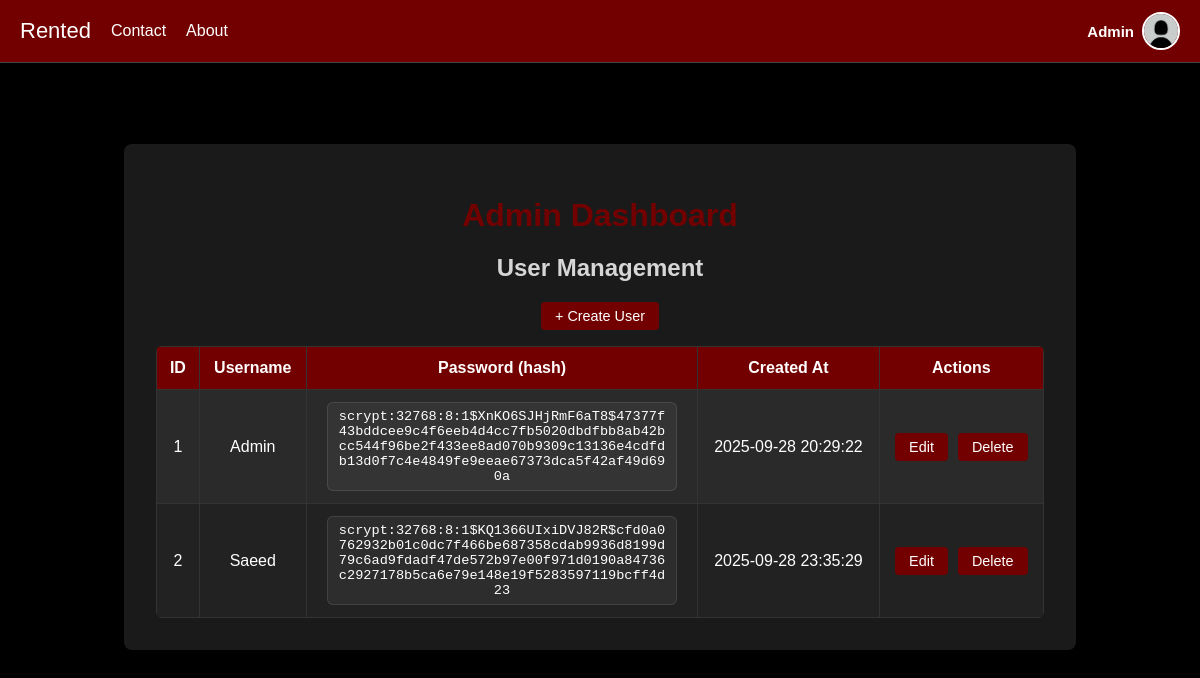
The app's page /admin (signed in), older data.
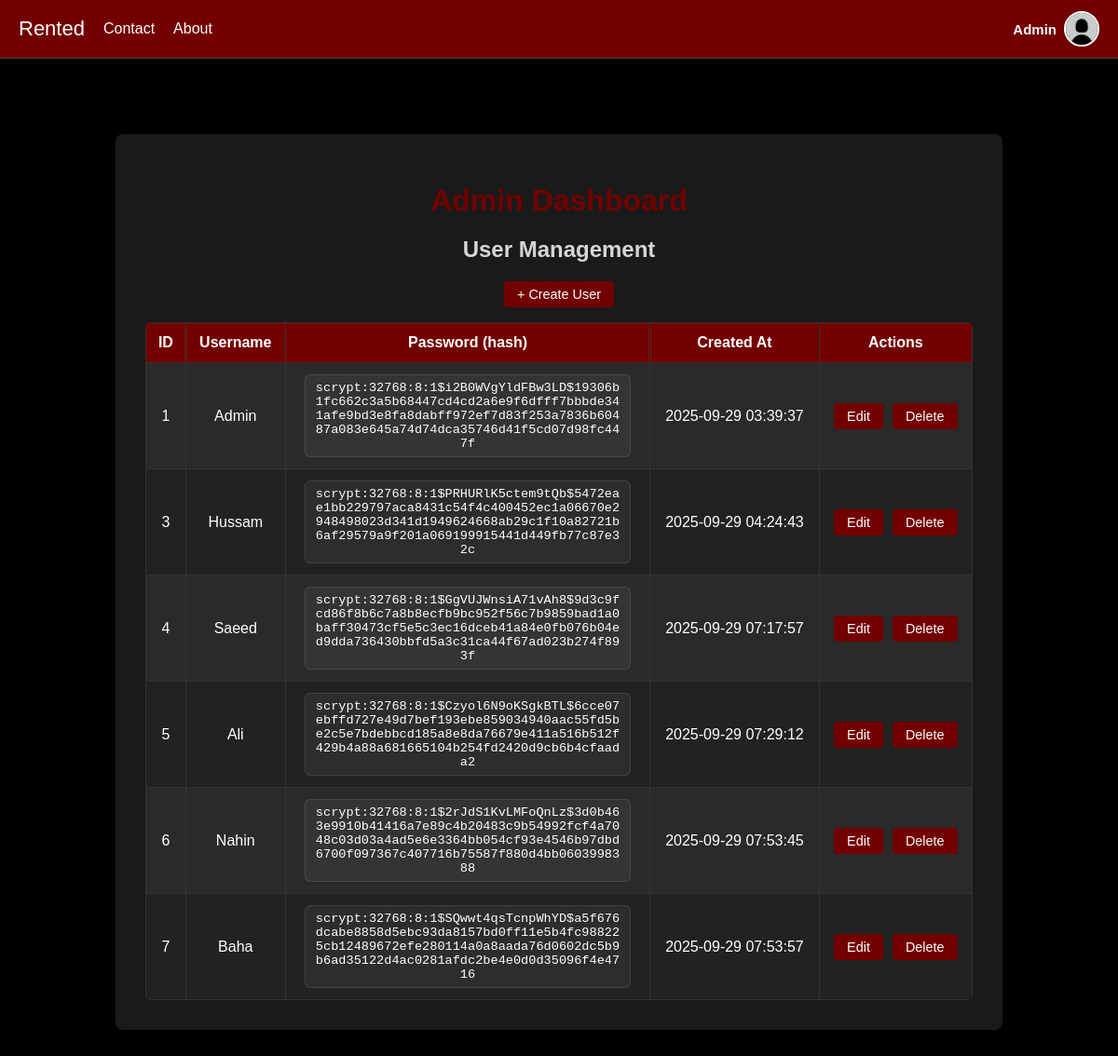
The same page, newer data.
### app.py (models this page shows)
class User(db.Model):
    id = db.Column(db.Integer, primary_key=True)
    username = db.Column(db.String(150), unique=True, nullable=False)
    email = db.Column(db.String(150), unique=True, nullable=True)
    password = db.Column(db.String(150), nullable=False)
    profile_pic = db.Column(db.String(300), default="profile_pics/default.png")
    is_admin = db.Column(db.Boolean, default=False)
    created_at = db.Column(db.DateTime, default=datetime.utcnow)
    listings = db.relationship("Listing", backref="user", cascade="all, delete-orphan")

### app.py (the view)
@app.route("/admin")
def admin_dashboard():
    if "user_id" not in session:
        return redirect(url_for("login"))
    user = User.query.get(session["user_id"])
    if not user.is_admin:
        return "Access denied", 403
    users = User.query.all()
    return render_template("admin_dashboard.html", users=users, title="Admin Dashboard")

### app.py (called while the page is built)
@app.context_processor
def inject_user():
    if "user_id" in session:
        user = User.query.get(session["user_id"])
        return dict(user=user)
    return dict(user=None)

### templates/admin_dashboard.html (shortened to what this page needs)
{% extends "base.html" %}
{% block content %}
<div class="container admin">
    <h1>Admin Dashboard</h1>
    <h2>User Management</h2>
    <div class="actions">
        <a href="{{ url_for('create_user') }}" class="btn">+ Create User</a>
    </div>
    <table>
        <tr>
            <th>ID</th>
            <th>Username</th>
            <th>Password (hash)</th>
            <th>Created At</th>
            <th>Actions</th>
        </tr>
        {% for user in users %}
        <tr>
            <td>{{ user.id }}</td>
            <td>{{ user.username }}</td>
            <td><div class="hash">{{ user.password }}</div></td>
            <td>{{ user.created_at.strftime("%Y-%m-%d %H:%M:%S") if user.created_at else '-' }}</td>
            <td>
                <div class="action-buttons">
                    <a href="{{ url_for('edit_user', user_id=user.id) }}" class="btn">Edit</a>
                    <a href="{{ url_for('delete_user', user_id=user.id) }}" class="btn"
                       onclick="return confirm('Are you sure you want to delete this user?');">Delete</a>
                </div>
            </td>
        </tr>
        {% endfor %}
    </table>
</div>
{% endblock %}

### templates/base.html (shortened to what this page needs)
<!DOCTYPE html>
<html lang="en">
<head>
</head>
<body>
  <nav class="navbar">
    <div class="nav-left">
      <a href="{{ url_for('home') }}" class="logo">Rented</a>
      <a href="{{ url_for('contact') }}">Contact</a>
      <a href="{{ url_for('about') }}">About</a>
    </div>
    <div class="nav-right">
      {% if session.get('user_id') %}
        <div class="user-info">
          <span class="username">{{ user.username }}</span>
          <img src="{{ url_for('static', filename=user.profile_pic) }}" alt="Profile" class="profile-pic">
        </div>
      {% else %}
        <div class="auth-buttons">
          <a href="{{ url_for('login') }}" class="auth-link">Login</a>
          <a href="{{ url_for('signup') }}" class="auth-link">Sign Up</a>
        </div>
      {% endif %}
    </div>
  </nav>
  <div class="container">
    {% block content %}{% endblock %}
  </div>
</body>
</html>

Row changes from the older to the newer data that the page shows:
removed User: id "2", username "Saeed", password "scrypt:32768:8:1$KQ1366UIxiDVJ82R$cfd0a0762932b01c0dc7f466be687358cdab9936d8199d79c6ad9fdadf47de572b97e00f971d0190a84736c2927178b5ca6e79e148e19f5283597119bcff4d23", created_at "2025-09-28 23:35:29"
changed User "Admin": password "scrypt:32768:8:1$XnKO6SJHjRmF6aT8$47377f43bddcee9c4f6eeb4d4cc7fb5020dbdfbb8ab42bcc544f96be2f433ee8ad070b9309c13136e4cdfdb13d0f7c4e4849fe9eeae67373dca5f42af49d690a" → "scrypt:32768:8:1$i2B0WVgYldFBw3LD$19306b1fc662c3a5b68447cd4cd2a6e9f6dfff7bbbde341afe9bd3e8fa8dabff972ef7d83f253a7836b60487a083e645a74d74dca35746d41f5cd07d98fc447f"; created_at "2025-09-28 20:29:22" → "2025-09-29 03:39:37"
added User: id "3", username "Hussam", password "scrypt:32768:8:1$PRHURlK5ctem9tQb$5472eae1bb229797aca8431c54f4c400452ec1a06670e2948498023d341d1949624668ab29c1f10a82721b6af29579a9f201a069199915441d449fb77c87e32c", created_at "2025-09-29 04:24:43"
added User: id "4", username "Saeed", password "scrypt:32768:8:1$GgVUJWnsiA71vAh8$9d3c9fcd86f8b6c7a8b8ecfb9bc952f56c7b9859bad1a0baff30473cf5e5c3ec16dceb41a84e0fb076b04ed9dda736430bbfd5a3c31ca44f67ad023b274f893f", created_at "2025-09-29 07:17:57"
added User: id "5", username "Ali", password "scrypt:32768:8:1$Czyol6N9oKSgkBTL$6cce07ebffd727e49d7bef193ebe859034940aac55fd5be2c5e7bdebbcd185a8e8da76679e411a516b512f429b4a88a681665104b254fd2420d9cb6b4cfaada2", created_at "2025-09-29 07:29:12"
added User: id "6", username "Nahin", password "scrypt:32768:8:1$2rJdS1KvLMFoQnLz$3d0b463e9910b41416a7e89c4b20483c9b54992fcf4a7048c03d03a4ad5e6e3364bb054cf93e4546b97dbd6700f097367c407716b75587f880d4bb0603998388", created_at "2025-09-29 07:53:45"
added User: id "7", username "Baha", password "scrypt:32768:8:1$SQwwt4qsTcnpWhYD$a5f676dcabe8858d5ebc93da8157bd0ff11e5b4fc988225cb12489672efe280114a0a8aada76d0602dc5b9b6ad35122d4ac0281afdc2be4e0d0d35096f4e4716", created_at "2025-09-29 07:53:57"
